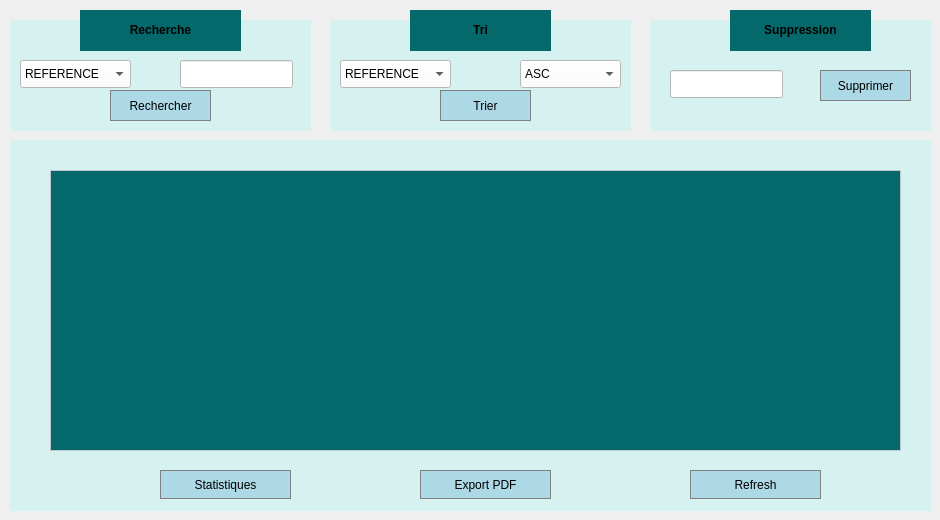
    <widget class="QWidget" name="tab">
     <attribute name="title">
      <string>Affichage ressource</string>
     </attribute>
     <widget class="QLineEdit" name="recherchetext">
      <property name="geometry">
       <rect>
        <x>180</x>
        <y>60</y>
        <width>113</width>
        <height>28</height>
       </rect>
      </property>
      <property name="styleSheet">
       <string notr="true">background-color: rgb(255, 255, 255);
color: black;</string>
      </property>
     </widget>
     <widget class="QLabel" name="label_10">
      <property name="geometry">
       <rect>
        <x>10</x>
        <y>20</y>
        <width>301</width>
        <height>111</height>
       </rect>
      </property>
      <property name="styleSheet">
       <string notr="true">background-color: rgb(213, 241, 240);</string>
      </property>
      <property name="text">
       <string/>
      </property>
     </widget>
     <widget class="QComboBox" name="critere_recherche">
      <property name="geometry">
       <rect>
        <x>20</x>
        <y>60</y>
        <width>111</width>
        <height>28</height>
       </rect>
      </property>
      <property name="styleSheet">
       <string notr="true">background-color: rgb(255, 255, 255);
color: rgb(0, 0, 0);</string>
      </property>
      <item>
       <property name="text">
        <string>REFERENCE</string>
       </property>
      </item>
      <item>
       <property name="text">
        <string>NOM</string>
       </property>
      </item>
     </widget>
     <widget class="QPushButton" name="Rechercher">
      <property name="geometry">
       <rect>
        <x>110</x>
        <y>90</y>
        <width>101</width>
        <height>31</height>
       </rect>
      </property>
      <property name="styleSheet">
       <string notr="true">QPushButton {
    background-color: lightblue; /* Couleur de fond par défaut */
    color: black; /* Couleur du texte par défaut */
    border: 1px solid gray; /* Bordure par défaut */
    padding: 5px; /* Marge interne par défaut */
}

QPushButton:hover {
    background-color: rgb(5, 105, 107); /* Couleur de fond lorsque la souris est dessus */
    color: white; /* Couleur du texte lorsque la souris est dessus */
}</string>
      </property>
      <property name="text">
       <string>Rechercher</string>
      </property>
     </widget>
     <widget class="QLabel" name="label_15">
      <property name="geometry">
       <rect>
        <x>410</x>
        <y>10</y>
        <width>141</width>
        <height>41</height>
       </rect>
      </property>
      <property name="styleSheet">
       <string notr="true">background-color: rgb(5, 105, 107);</string>
      </property>
      <property name="text">
       <string>&lt;html&gt;&lt;head/&gt;&lt;body&gt;&lt;p align=&quot;center&quot;&gt;&lt;span style=&quot; font-weight:700;&quot;&gt;Tri&lt;/span&gt;&lt;/p&gt;&lt;/body&gt;&lt;/html&gt;</string>
      </property>
     </widget>
     <widget class="QLabel" name="label_16">
      <property name="geometry">
       <rect>
        <x>80</x>
        <y>10</y>
        <width>161</width>
        <height>41</height>
       </rect>
      </property>
      <property name="styleSheet">
       <string notr="true">background-color: rgb(5, 105, 107);</string>
      </property>
      <property name="text">
       <string>&lt;html&gt;&lt;head/&gt;&lt;body&gt;&lt;p align=&quot;center&quot;&gt;&lt;span style=&quot; font-weight:700;&quot;&gt;Recherche&lt;/span&gt;&lt;/p&gt;&lt;/body&gt;&lt;/html&gt;</string>
      </property>
     </widget>
     <widget class="QLabel" name="label_19">
      <property name="geometry">
       <rect>
        <x>330</x>
        <y>20</y>
        <width>301</width>
        <height>111</height>
       </rect>
      </property>
      <property name="styleSheet">
       <string notr="true">background-color: rgb(213, 241, 240);</string>
      </property>
      <property name="text">
       <string/>
      </property>
     </widget>
     <widget class="QLabel" name="label_20">
      <property name="geometry">
       <rect>
        <x>10</x>
        <y>140</y>
        <width>921</width>
        <height>371</height>
       </rect>
      </property>
      <property name="styleSheet">
       <string notr="true">background-color: rgb(213, 241, 240);</string>
      </property>
      <property name="text">
       <string/>
      </property>
     </widget>
     <widget class="QPushButton" name="export_pdf">
      <property name="geometry">
       <rect>
        <x>420</x>
        <y>470</y>
        <width>131</width>
        <height>29</height>
       </rect>
      </property>
      <property name="styleSheet">
       <string notr="true">QPushButton {
    background-color: lightblue; /* Couleur de fond par défaut */
    color: black; /* Couleur du texte par défaut */
    border: 1px solid gray; /* Bordure par défaut */
    padding: 5px; /* Marge interne par défaut */
}

QPushButton:hover {
    background-color: rgb(5, 105, 107); /* Couleur de fond lorsque la souris est dessus */
    color: white; /* Couleur du texte lorsque la souris est dessus */
}</string>
      </property>
      <property name="text">
       <string>Export PDF</string>
      </property>
     </widget>
     <widget class="QPushButton" name="pushButton_11">
      <property name="geometry">
       <rect>
        <x>160</x>
        <y>470</y>
        <width>131</width>
        <height>29</height>
       </rect>
      </property>
      <property name="styleSheet">
       <string notr="true">QPushButton {
    background-color: lightblue; /* Couleur de fond par défaut */
    color: black; /* Couleur du texte par défaut */
    border: 1px solid gray; /* Bordure par défaut */
    padding: 5px; /* Marge interne par défaut */
}

QPushButton:hover {
    background-color: rgb(5, 105, 107); /* Couleur de fond lorsque la souris est dessus */
    color: white; /* Couleur du texte lorsque la souris est dessus */
}</string>
      </property>
      <property name="text">
       <string>Statistiques</string>
      </property>
     </widget>
     <widget class="QTableView" name="tableView">
      <property name="geometry">
       <rect>
        <x>50</x>
        <y>170</y>
        <width>851</width>
        <height>281</height>
       </rect>
      </property>
      <property name="styleSheet">
       <string notr="true">QTableView {
    background-color:rgb(5, 105, 107); /* Couleur de fond du tableau */
    border: 1px solid #C2C7CB; /* Bordure du tableau */
    gridline-color: #E0E0E0; /* Couleur des lignes de la grille */
    selection-background-color: #AEC6CF; /* Couleur de fond de la sélection */
    selection-color: black; /* Couleur du texte de la sélection */
}

QTableView::item {
    padding: 5px; /* Marge interne des cellules */
}

QTableView::item:selected {
    background-color: #AEC6CF; /* Couleur de fond de la cellule sélectionnée */
    color: black; /* Couleur du texte de la cellule sélectionnée */
}

QHeaderView::section {
    background-color: #F0F0F0; /* Couleur de fond des en-têtes */
	color:black;
    border: 1px solid #C2C7CB; /* Bordure des en-têtes */
    padding: 5px; /* Marge interne des en-têtes */
}

QHeaderView::section:checked {
    background-color: #D0D0D0; /* Couleur de fond de l'en-tête coché */
}

QHeaderView::section:hover {
    background-color: #E0E0E0; /* Couleur de fond de l'en-tête survolé */
}</string>
      </property>
     </widget>
     <widget class="QLabel" name="label_18">
      <property name="geometry">
       <rect>
        <x>730</x>
        <y>10</y>
        <width>141</width>
        <height>41</height>
       </rect>
      </property>
      <property name="styleSheet">
       <string notr="true">background-color: rgb(5, 105, 107);</string>
      </property>
      <property name="text">
       <string>&lt;html&gt;&lt;head/&gt;&lt;body&gt;&lt;p align=&quot;center&quot;&gt;&lt;span style=&quot; font-weight:700;&quot;&gt;Suppression&lt;/span&gt;&lt;/p&gt;&lt;/body&gt;&lt;/html&gt;</string>
      </property>
     </widget>
     <widget class="QLabel" name="label_28">
      <property name="geometry">
       <rect>
        <x>650</x>
        <y>20</y>
        <width>281</width>
        <height>111</height>
       </rect>
      </property>
      <property name="styleSheet">
       <string notr="true">background-color: rgb(213, 241, 240);</string>
      </property>
      <property name="text">
       <string/>
      </property>
     </widget>
     <widget class="QLineEdit" name="suppref">
      <property name="geometry">
       <rect>
        <x>670</x>
        <y>70</y>
        <width>113</width>
        <height>28</height>
       </rect>
      </property>
      <property name="styleSheet">
       <string notr="true">background-color: rgb(255, 255, 255);
color:black;</string>
      </property>
     </widget>
     <widget class="QPushButton" name="supprimer">
      <property name="geometry">
       <rect>
        <x>820</x>
        <y>70</y>
        <width>91</width>
        <height>31</height>
       </rect>
      </property>
      <property name="styleSheet">
       <string notr="true">QPushButton {
    background-color: lightblue; /* Couleur de fond par défaut */
    color: black; /* Couleur du texte par défaut */
    border: 1px solid gray; /* Bordure par défaut */
    padding: 5px; /* Marge interne par défaut */
}

QPushButton:hover {
    background-color: rgb(5, 105, 107); /* Couleur de fond lorsque la souris est dessus */
    color: white; /* Couleur du texte lorsque la souris est dessus */
}</string>
      </property>
      <property name="text">
       <string>Supprimer</string>
      </property>
     </widget>
     <widget class="QPushButton" name="trier">
      <property name="geometry">
       <rect>
        <x>440</x>
        <y>90</y>
        <width>91</width>
        <height>31</height>
       </rect>
      </property>
      <property name="styleSheet">
       <string notr="true">QPushButton {
    background-color: lightblue; /* Couleur de fond par défaut */
    color: black; /* Couleur du texte par défaut */
    border: 1px solid gray; /* Bordure par défaut */
    padding: 5px; /* Marge interne par défaut */
}

QPushButton:hover {
    background-color: rgb(5, 105, 107); /* Couleur de fond lorsque la souris est dessus */
    color: white; /* Couleur du texte lorsque la souris est dessus */
}</string>
      </property>
      <property name="text">
       <string>Trier</string>
      </property>
     </widget>
     <widget class="QComboBox" name="critere_tri">
      <property name="enabled">
       <bool>true</bool>
      </property>
      <property name="geometry">
       <rect>
        <x>340</x>
        <y>60</y>
        <width>111</width>
        <height>28</height>
       </rect>
      </property>
      <property name="styleSheet">
       <string notr="true">background-color: white;
color: black;</string>
      </property>
      <item>
       <property name="text">
        <string>REFERENCE</string>
       </property>
      </item>
      <item>
       <property name="text">
        <string>NOM</string>
       </property>
      </item>
      <item>
       <property name="text">
        <string>ETAT</string>
       </property>
      </item>
      <item>
       <property name="text">
        <string>QUANTITE</string>
       </property>
      </item>
      <item>
       <property name="text">
        <string>PRIX</string>
       </property>
      </item>
     </widget>
     <widget class="QComboBox" name="ordre_tri">
      <property name="enabled">
       <bool>true</bool>
      </property>
      <property name="geometry">
       <rect>
        <x>520</x>
        <y>60</y>
        <width>101</width>
        <height>28</height>
       </rect>
      </property>
      <property name="styleSheet">
       <string notr="true">background-color: white;
color: black;</string>
      </property>
      <item>
       <property name="text">
        <string>ASC</string>
       </property>
      </item>
      <item>
       <property name="text">
        <string>DESC</string>
       </property>
      </item>
     </widget>
     <widget class="QPushButton" name="pushButton_12">
      <property name="geometry">
       <rect>
        <x>690</x>
        <y>470</y>
        <width>131</width>
        <height>29</height>
       </rect>
      </property>
      <property name="styleSheet">
       <string notr="true">QPushButton {
    background-color: lightblue; /* Couleur de fond par défaut */
    color: black; /* Couleur du texte par défaut */
    border: 1px solid gray; /* Bordure par défaut */
    padding: 5px; /* Marge interne par défaut */
}

QPushButton:hover {
    background-color: rgb(5, 105, 107); /* Couleur de fond lorsque la souris est dessus */
    color: white; /* Couleur du texte lorsque la souris est dessus */
}</string>
      </property>
      <property name="text">
       <string>Refresh</string>
      </property>
     </widget>
     <zorder>label_28</zorder>
     <zorder>label_20</zorder>
     <zorder>label_19</zorder>
     <zorder>label_10</zorder>
     <zorder>recherchetext</zorder>
     <zorder>critere_recherche</zorder>
     <zorder>Rechercher</zorder>
     <zorder>label_15</zorder>
     <zorder>label_16</zorder>
     <zorder>export_pdf</zorder>
     <zorder>pushButton_11</zorder>
     <zorder>tableView</zorder>
     <zorder>label_18</zorder>
     <zorder>suppref</zorder>
     <zorder>supprimer</zorder>
     <zorder>trier</zorder>
     <zorder>critere_tri</zorder>
     <zorder>ordre_tri</zorder>
     <zorder>pushButton_12</zorder>
    </widget>
